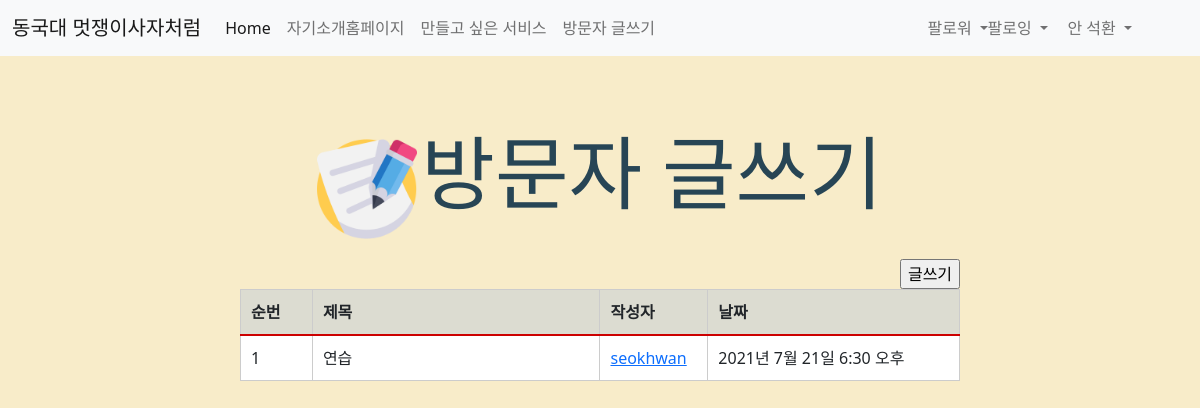
The page /post/ (signed in) on the database as committed earlier.
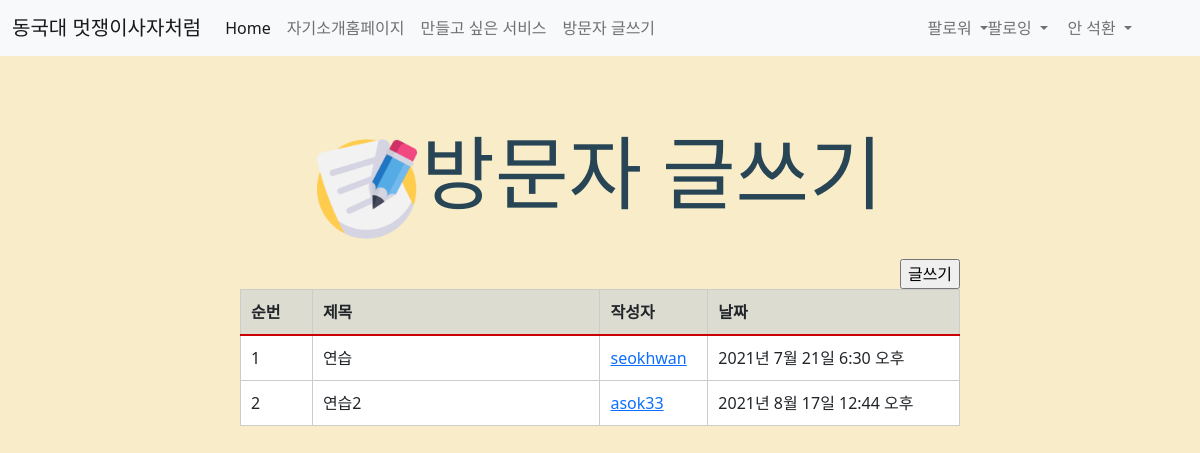
The same page on the database as committed later.
### main/models.py (models this page shows, shortened)
class Post(models.Model):
    id = models.AutoField(primary_key=True)
    title = models.CharField(max_length=200)
    writer = models.ForeignKey(User,on_delete=models.CASCADE)
    pub_date = models.DateTimeField()
    body = models.TextField()
    image = models.ImageField(upload_to = "posts/", blank=True, null=True)
    like_user_set = models.ManyToManyField(User, blank=True, related_name='likes_user_set',through='Like')
    dislike_user_set = models.ManyToManyField(User, blank=True, related_name='dislikes_user_set',through='Dislike')

### main/views.py (the view)
# urls.py: path('post/',showpost, name="post"),
def showpost(request):
    posts = Post.objects.all()
    return render(request, 'main/post.html',{'posts':posts})

### main/templates/main/post.html (shortened to what this page needs)
{% extends 'base.html' %}
{% load static %}
{% block content %}
<head>
  <link rel="stylesheet" href="{%static 'css/post.css'%}">
</head>
<body>
    {% include 'shared/_navbar.html' %}
    {% if user.is_authenticated %}
    <div class='write title'>
      <img src="{%static 'image/letter.png' %}" width="100px" height="100px" style="margin-bottom: 20px;">
      <P>방문자 글쓰기</p>
    </div>
    <div class="write" style="margin-left: 55%;">
        <input type="button" value="글쓰기" onclick="location.href='{%url 'main:new'%}'">
    </div>
    <table class="profile" style=" width: 60%;">
        <thead>
        <tr>
          <th scope="cols" width=10%>순번</th>
          <th scope="cols" width=40%>제목</th>
          <th scope="cols" width=15%>작성자</th>
          <th scope="cols" width=35%>날짜</th>
        </tr>
        </thead>
        <tbody>
        {% for post in posts %}
        <tr onclick="location.href='{% url 'main:detail' post.id %}'">
            <td>{{ forloop.counter }}</td>
            <td>{{ post.title }}</td>
            {% if post.writer %}
            {% if 'user' in post.writer.username and post.writer.username != 'user' %}
            <td><a href="{% url 'users:mypage' post.writer.id %}">{{post.writer.last_name}} {{post.writer.first_name}}</a></td>
            {% else %}
            <td><a href="{% url 'users:mypage' post.writer.id %}">{{post.writer}}</a></td>
            {% endif %}
            {% else %}
            <td>알 수 없음</td>
            {% endif %}
            <td>{{ post.pub_date }}</td>
        </tr>
        {% endfor %}
        </tbody>
    </table>
    {% endif %}
</body>
{% endblock %}

### sns_project/templates/base.html (shortened to what this page needs)
<!DOCTYPE html>
<html lang="en">
<head>
    {% load static %}
    <link href="https://cdn.jsdelivr.net/npm/bootstrap@5.0.0-beta3/dist/css/bootstrap.min.css" rel="stylesheet">
</head>
{% block content %}
{% endblock %}
</html>

### sns_project/templates/shared/_navbar.html (shortened to what this page needs)
<nav class="navbar navbar-expand-lg navbar-light bg-light">
    <div class="container-fluid">
      <a class="navbar-brand" href="#">동국대 멋쟁이사자처럼</a>
      <div class="collapse navbar-collapse" id="navbarNavDropdown">
        <ul class="navbar-nav">
          <li class="nav-item">
            <a class="nav-link active" aria-current="page" href="{% url 'main:mainpage' %}">Home</a>
          </li>
          <li class="nav-item">
            <a class="nav-link" href="{% url 'main:introduction' %}">자기소개홈페이지</a>
          </li>
          <li class="nav-item">
            <a class="nav-link" href="{% url 'main:show' %}">만들고 싶은 서비스</a>
          </li>
          <li class="nav-item">
            <a class="nav-link" href="{% url 'main:post' %}">방문자 글쓰기</a>
          </li>
          {% if user.is_authenticated %}
          <li class="nav-item dropdown"  style="position: absolute; right: 17%;">
            <a class="nav-link dropdown-toggle" href="#" id="navbarDropdown" role="button" data-bs-toggle="dropdown" aria-expanded="false">
              팔로워
            </a>
          </li>
          <li class="nav-item dropdown"  style="position: absolute; right: 12%;">
            <a class="nav-link dropdown-toggle" href="#" id="navbarDropdown" role="button" data-bs-toggle="dropdown" aria-expanded="false">
              팔로잉
            </a>
          </li>
          {% endif %}
          {% if user.is_authenticated %}
          <li class="nav-item dropdown" style="position: absolute; right: 5%;">
            <a class="nav-link dropdown-toggle" href="#" id="navbarDropdown" role="button" data-bs-toggle="dropdown" aria-expanded="false">
              {% if request.user.username == "user" %}
              {{request.user.last_name}} {{request.user.first_name}}
              {% else %}
              {{request.user.username}}
              {% endif %}
            </a>
          </li>
          {% endif %}
        </ul>
      </div>
    </div>
  </nav>

### sns_project/static/css/post.css (style rules this page uses)
P { font-family: 'Nanum Pen Script', cursive; font-size: 80px; color:#274555; display: inline-block; }
body { background-color: #f8ecc9; }
.write { text-align: center; }
.title { margin-top: 5%; }
table { border-collapse: collapse; text-align: left; line-height: 1.5; border-left: 1px solid #ccc; margin: auto; }
table thead th { padding: 10px; font-weight: bold; border-top: 1px solid #ccc; border-right: 1px solid #ccc; border-bottom: 2px solid #c00; background: #dcdcd1; }
table td { width: 350px; padding: 10px; vertical-align: top; border-right: 1px solid #ccc; border-bottom: 1px solid #ccc; background: white; }

### main/templates/main/post.html (style rules this page uses)
table { border-collapse: collapse; text-align: left; line-height: 1.5; border-left: 1px solid #ccc; margin: auto; }
table thead th { padding: 10px; font-weight: bold; border-top: 1px solid #ccc; border-right: 1px solid #ccc; border-bottom: 2px solid #c00; background: #dcdcd1; }
table td { width: 350px; padding: 10px; vertical-align: top; border-right: 1px solid #ccc; border-bottom: 1px solid #ccc; background: white; }

Rows that differ between the two databases and show on the page:
added Post: title "연습2", writer "asok33", pub_date "2021년 8월 17일 12:44 오후"
